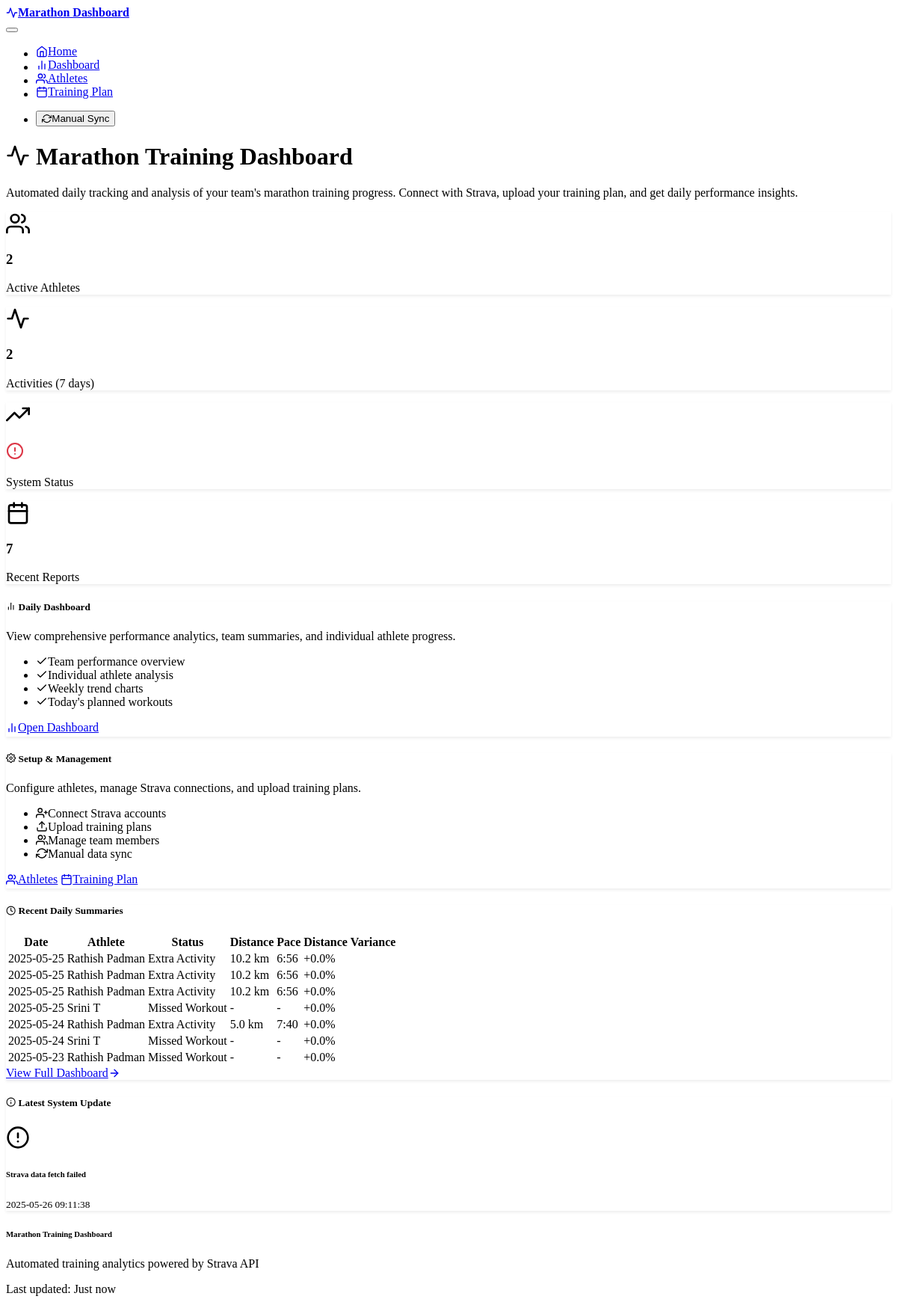
The page / on the database its author committed.
### models.py (models this page shows)
class DailySummary(db.Model):
    id = db.Column(db.Integer, primary_key=True)
    athlete_id = db.Column(db.Integer,
                           db.ForeignKey('athlete.id'),
                           nullable=False)
    summary_date = db.Column(db.DateTime, nullable=False)
    actual_distance_km = db.Column(db.Float, nullable=True)
    planned_distance_km = db.Column(db.Float, nullable=True)
    actual_pace_min_per_km = db.Column(db.Float, nullable=True)
    planned_pace_min_per_km = db.Column(db.Float, nullable=True)
    distance_variance_percent = db.Column(db.Float, nullable=True)
    pace_variance_percent = db.Column(db.Float, nullable=True)
    status = db.Column(db.String(50),
                       nullable=True)  # On Track, Under-performed, etc.
    notes = db.Column(db.Text, nullable=True)
    created_at = db.Column(db.DateTime, default=datetime.utcnow)
    __table_args__ = (UniqueConstraint('athlete_id', 'summary_date', name='uq_daily_summary_athlete_date'),)

class Athlete(db.Model):
    id = db.Column(db.Integer, primary_key=True)
    name = db.Column(db.String(100), nullable=False)
    strava_athlete_id = db.Column(db.Integer, unique=True, nullable=True)
    refresh_token = db.Column(db.String(255), nullable=True)
    access_token = db.Column(db.String(255), nullable=True)
    token_expires_at = db.Column(db.DateTime, nullable=True)
    is_active = db.Column(db.Boolean, default=True)
    created_at = db.Column(db.DateTime, default=datetime.utcnow)
    activities = db.relationship('Activity', backref='athlete', lazy=True)
    planned_workouts = db.relationship('PlannedWorkout',
                                       backref='athlete',
                                       lazy=True)
    daily_summaries = db.relationship('DailySummary',
                                      backref='athlete',
                                      lazy=True)

class SystemLog(db.Model):
    id = db.Column(db.Integer, primary_key=True)
    log_date = db.Column(db.DateTime, nullable=False)
    log_type = db.Column(db.String(50),
                         nullable=False)  # SUCCESS, ERROR, WARNING
    message = db.Column(db.Text, nullable=False)
    details = db.Column(db.Text, nullable=True)
    created_at = db.Column(db.DateTime, default=datetime.utcnow)

### routes.py (the view)
@app.route('/')
def index():
    try:
        total_athletes = db.session.query(func.count(distinct(
            Athlete.id))).filter_by(is_active=True).scalar()
        week_ago = datetime.now() - timedelta(days=7)
        recent_activities = db.session.query(func.count(distinct(
            Activity.id))).filter(Activity.start_date >= week_ago).scalar()
        latest_log = SystemLog.query.order_by(
            SystemLog.created_at.desc()).first()
        recent_summaries = db.session.query(DailySummary).filter(
            DailySummary.summary_date >= week_ago.date()).order_by(
                DailySummary.summary_date.desc(),
                DailySummary.athlete_id).limit(10).all()
        return render_template('index.html',
                               total_athletes=total_athletes,
                               recent_activities=recent_activities,
                               latest_log=latest_log,
                               recent_summaries=recent_summaries)
    except Exception as e:
        logger.error(f"Error loading home page: {e}")
        flash(f"Error loading dashboard: {e}", "error")
        return render_template('index.html',
                               total_athletes=0,
                               recent_activities=0,
                               latest_log=None,
                               recent_summaries=[])

### templates/index.html (shortened to what this page needs)
{% extends "base.html" %}
{% block content %}
<div class="container">
    <div class="row mb-5">
        <div class="col-lg-8 mx-auto text-center">
            <h1 class="display-4 mb-4">
                <i data-feather="activity" class="me-3"></i>
                Marathon Training Dashboard
            </h1>
            <p class="lead mb-4">
                Automated daily tracking and analysis of your team's marathon training progress.
                Connect with Strava, upload your training plan, and get daily performance insights.
            </p>
        </div>
    </div>
    <div class="row mb-5">
        <div class="col-md-3 mb-3">
            <div class="card bg-primary">
                <div class="card-body text-center">
                    <i data-feather="users" class="mb-2" style="width: 2rem; height: 2rem;"></i>
                    <h3 class="card-title">{{ total_athletes }}</h3>
                    <p class="card-text">Active Athletes</p>
                </div>
            </div>
        </div>
        <div class="col-md-3 mb-3">
            <div class="card bg-success">
                <div class="card-body text-center">
                    <i data-feather="activity" class="mb-2" style="width: 2rem; height: 2rem;"></i>
                    <h3 class="card-title">{{ recent_activities }}</h3>
                    <p class="card-text">Activities (7 days)</p>
                </div>
            </div>
        </div>
        <div class="col-md-3 mb-3">
            <div class="card bg-info">
                <div class="card-body text-center">
                    <i data-feather="trending-up" class="mb-2" style="width: 2rem; height: 2rem;"></i>
                    <h3 class="card-title">
                        {% if latest_log and latest_log.log_type == 'SUCCESS' %}
                            <i data-feather="check-circle" style="color: #28a745; width: 1.5rem; height: 1.5rem;"></i>
                        {% elif latest_log and latest_log.log_type == 'ERROR' %}
                            <i data-feather="alert-circle" style="color: #dc3545; width: 1.5rem; height: 1.5rem;"></i>
                        {% else %}
                            <i data-feather="clock" style="color: #ffc107; width: 1.5rem; height: 1.5rem;"></i>
                        {% endif %}
                    </h3>
                    <p class="card-text">System Status</p>
                </div>
            </div>
        </div>
        <div class="col-md-3 mb-3">
            <div class="card bg-warning">
                <div class="card-body text-center">
                    <i data-feather="calendar" class="mb-2" style="width: 2rem; height: 2rem;"></i>
                    <h3 class="card-title">{{ recent_summaries|length }}</h3>
                    <p class="card-text">Recent Reports</p>
                </div>
            </div>
        </div>
    </div>
    <div class="row mb-5">
        <div class="col-lg-6 mb-4">
            <div class="card h-100">
                <div class="card-header">
                    <h5 class="card-title mb-0">
                        <i data-feather="bar-chart-2" class="me-2"></i>
                        Daily Dashboard
                    </h5>
                </div>
                <div class="card-body">
                    <p class="card-text">
                        View comprehensive performance analytics, team summaries, and individual athlete progress.
                    </p>
                    <ul class="list-unstyled">
                        <li><i data-feather="check" class="me-2 text-success"></i>Team performance overview</li>
                        <li><i data-feather="check" class="me-2 text-success"></i>Individual athlete analysis</li>
                        <li><i data-feather="check" class="me-2 text-success"></i>Weekly trend charts</li>
                        <li><i data-feather="check" class="me-2 text-success"></i>Today's planned workouts</li>
                    </ul>
                </div>
                <div class="card-footer">
                    <a href="{{ url_for('dashboard') }}" class="btn btn-primary">
                        <i data-feather="bar-chart-2" class="me-2"></i>
                        Open Dashboard
                    </a>
                </div>
            </div>
        </div>
        <div class="col-lg-6 mb-4">
            <div class="card h-100">
                <div class="card-header">
                    <h5 class="card-title mb-0">
                        <i data-feather="settings" class="me-2"></i>
                        Setup & Management
                    </h5>
                </div>
                <div class="card-body">
                    <p class="card-text">
                        Configure athletes, manage Strava connections, and upload training plans.
                    </p>
                    <ul class="list-unstyled">
                        <li><i data-feather="user-plus" class="me-2 text-info"></i>Connect Strava accounts</li>
                        <li><i data-feather="upload" class="me-2 text-info"></i>Upload training plans</li>
                        <li><i data-feather="users" class="me-2 text-info"></i>Manage team members</li>
                        <li><i data-feather="refresh-cw" class="me-2 text-info"></i>Manual data sync</li>
                    </ul>
                </div>
                <div class="card-footer">
                    <a href="{{ url_for('athletes') }}" class="btn btn-outline-primary me-2">
                        <i data-feather="users" class="me-2"></i>
                        Athletes
                    </a>
                    <a href="{{ url_for('training_plan') }}" class="btn btn-outline-secondary">
                        <i data-feather="calendar" class="me-2"></i>
                        Training Plan
                    </a>
                </div>
            </div>
        </div>
    </div>
    {% if recent_summaries %}
    <div class="row mb-5">
        <div class="col-12">
            <div class="card">
                <div class="card-header">
                    <h5 class="card-title mb-0">
                        <i data-feather="clock" class="me-2"></i>
                        Recent Daily Summaries
                    </h5>
                </div>
                <div class="card-body">
                    <div class="table-responsive">
                        <table class="table table-striped">
                            <thead>
                                <tr>
                                    <th>Date</th>
                                    <th>Athlete</th>
                                    <th>Status</th>
                                    <th>Distance</th>
                                    <th>Pace</th>
                                    <th>Distance Variance</th>
                                </tr>
                            </thead>
                            <tbody>
                                {% for summary in recent_summaries %}
                                <tr>
                                    <td>{{ summary.summary_date.strftime('%Y-%m-%d') }}</td>
                                    <td>{{ summary.athlete.name }}</td>
                                    <td>
                                        {% if summary.status == 'On Track' %}
                                            <span class="badge bg-success">{{ summary.status }}</span>
                                        {% elif summary.status == 'Over-performed' %}
                                            <span class="badge bg-info">{{ summary.status }}</span>
                                        {% elif summary.status == 'Under-performed' %}
                                            <span class="badge bg-warning">{{ summary.status }}</span>
                                        {% elif summary.status == 'Missed Workout' %}
                                            <span class="badge bg-danger">{{ summary.status }}</span>
                                        {% else %}
                                            <span class="badge bg-secondary">{{ summary.status or 'Unknown' }}</span>
                                        {% endif %}
                                    </td>
                                    <td>
                                        {% if summary.actual_distance_km %}
                                            {{ "%.1f"|format(summary.actual_distance_km) }} km
                                        {% else %}
                                            -
                                        {% endif %}
                                    </td>
                                    <td>
                                        {% if summary.actual_pace_min_per_km %}
                                            {{ "%d:%02d"|format(summary.actual_pace_min_per_km|int, ((summary.actual_pace_min_per_km - summary.actual_pace_min_per_km|int) * 60)|int) }}
                                        {% else %}
                                            -
                                        {% endif %}
                                    </td>
                                    <td>
                                        {% if summary.distance_variance_percent is not none %}
                                            <span class="{% if summary.distance_variance_percent > 10 %}text-info{% elif summary.distance_variance_percent < -10 %}text-warning{% else %}text-success{% endif %}">
                                                {{ "%+.1f"|format(summary.distance_variance_percent) }}%
                                            </span>
                                        {% else %}
                                            -
                                        {% endif %}
                                    </td>
                                </tr>
                                {% endfor %}
                            </tbody>
                        </table>
                    </div>
                </div>
                <div class="card-footer text-end">
                    <a href="{{ url_for('dashboard') }}" class="btn btn-outline-primary">
                        View Full Dashboard
                        <i data-feather="arrow-right" class="ms-2"></i>
                    </a>
                </div>
            </div>
        </div>
    </div>
    {% endif %}
    {% if latest_log %}
    <div class="row">
        <div class="col-12">
            <div class="card">
                <div class="card-header">
                    <h5 class="card-title mb-0">
                        <i data-feather="info" class="me-2"></i>
                        Latest System Update
                    </h5>
                </div>
                <div class="card-body">
                    <div class="d-flex align-items-center">
                        <div class="me-3">
                            {% if latest_log.log_type == 'SUCCESS' %}
                                <i data-feather="check-circle" class="text-success" style="width: 2rem; height: 2rem;"></i>
                            {% elif latest_log.log_type == 'ERROR' %}
                                <i data-feather="alert-circle" class="text-danger" style="width: 2rem; height: 2rem;"></i>
                            {% elif latest_log.log_type == 'WARNING' %}
                                <i data-feather="alert-triangle" class="text-warning" style="width: 2rem; height: 2rem;"></i>
                            {% else %}
                                <i data-feather="info" class="text-info" style="width: 2rem; height: 2rem;"></i>
                            {% endif %}
                        </div>
                        <div class="flex-grow-1">
                            <h6 class="mb-1">{{ latest_log.message }}</h6>
                            <small class="text-muted">
                                {{ latest_log.log_date.strftime('%Y-%m-%d %H:%M:%S') }}
                            </small>
                        </div>
                    </div>
                </div>
            </div>
        </div>
    </div>
    {% endif %}
</div>
{% endblock %}

### rows shown on the page
DailySummary: summary_date "2025-05-25", athlete.name "Rathish Padman", status "Extra Activity", actual_distance_km "10.2", actual_pace_min_per_km "6:56", distance_variance_percent "+0.0"
DailySummary: summary_date "2025-05-25", athlete.name "Rathish Padman", status "Extra Activity", actual_distance_km "10.2", actual_pace_min_per_km "6:56", distance_variance_percent "+0.0"
DailySummary: summary_date "2025-05-25", athlete.name "Rathish Padman", status "Extra Activity", actual_distance_km "10.2", actual_pace_min_per_km "6:56", distance_variance_percent "+0.0"
DailySummary: summary_date "2025-05-25", athlete.name "Srini T", status "Missed Workout", distance_variance_percent "+0.0"
DailySummary: summary_date "2025-05-24", athlete.name "Rathish Padman", status "Extra Activity", actual_distance_km "5.0", actual_pace_min_per_km "7:40", distance_variance_percent "+0.0"
DailySummary: summary_date "2025-05-24", athlete.name "Srini T", status "Missed Workout", distance_variance_percent "+0.0"
DailySummary: summary_date "2025-05-23", athlete.name "Rathish Padman", status "Missed Workout", distance_variance_percent "+0.0"
SystemLog: message "Strava data fetch failed", log_date "2025-05-26 09:11:38"

### other values the page prints
{{ total_athletes }} "2"
{{ recent_activities }} "2"
{{ recent_summaries|length }} "7"
